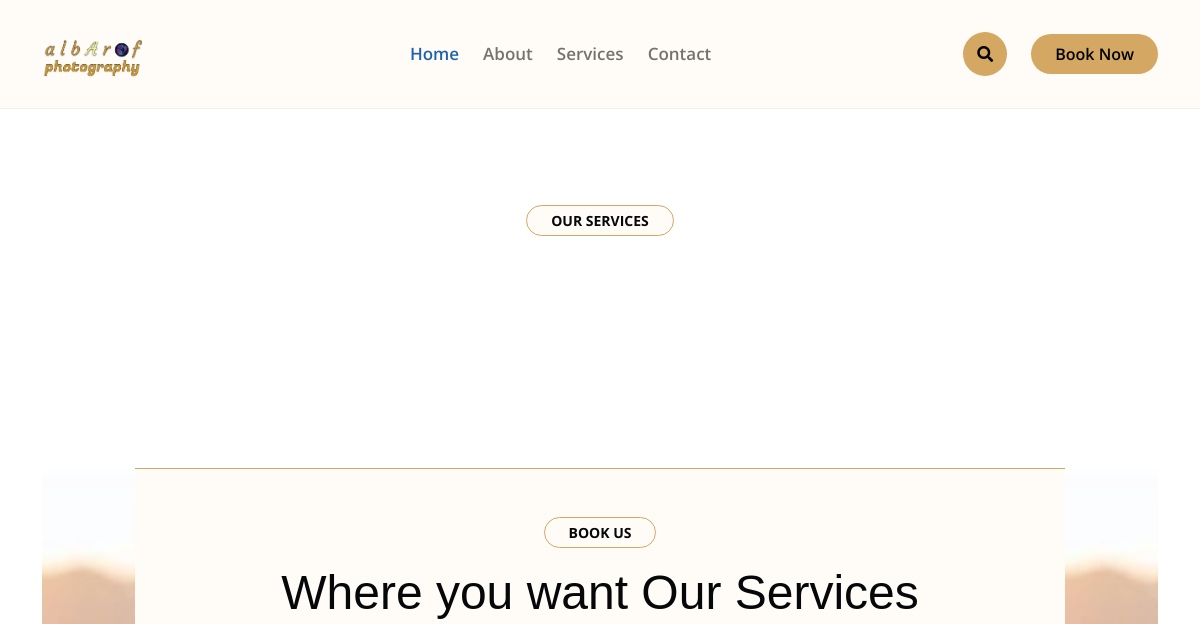
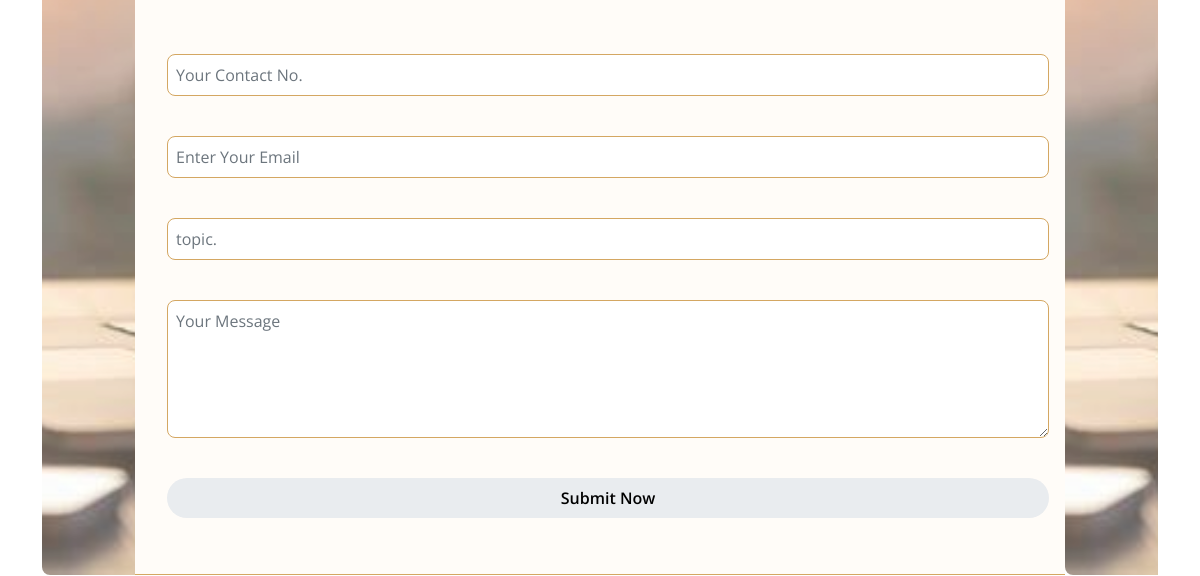
The page /2 (upper part) on the database as committed earlier (2 pictures, top to bottom).
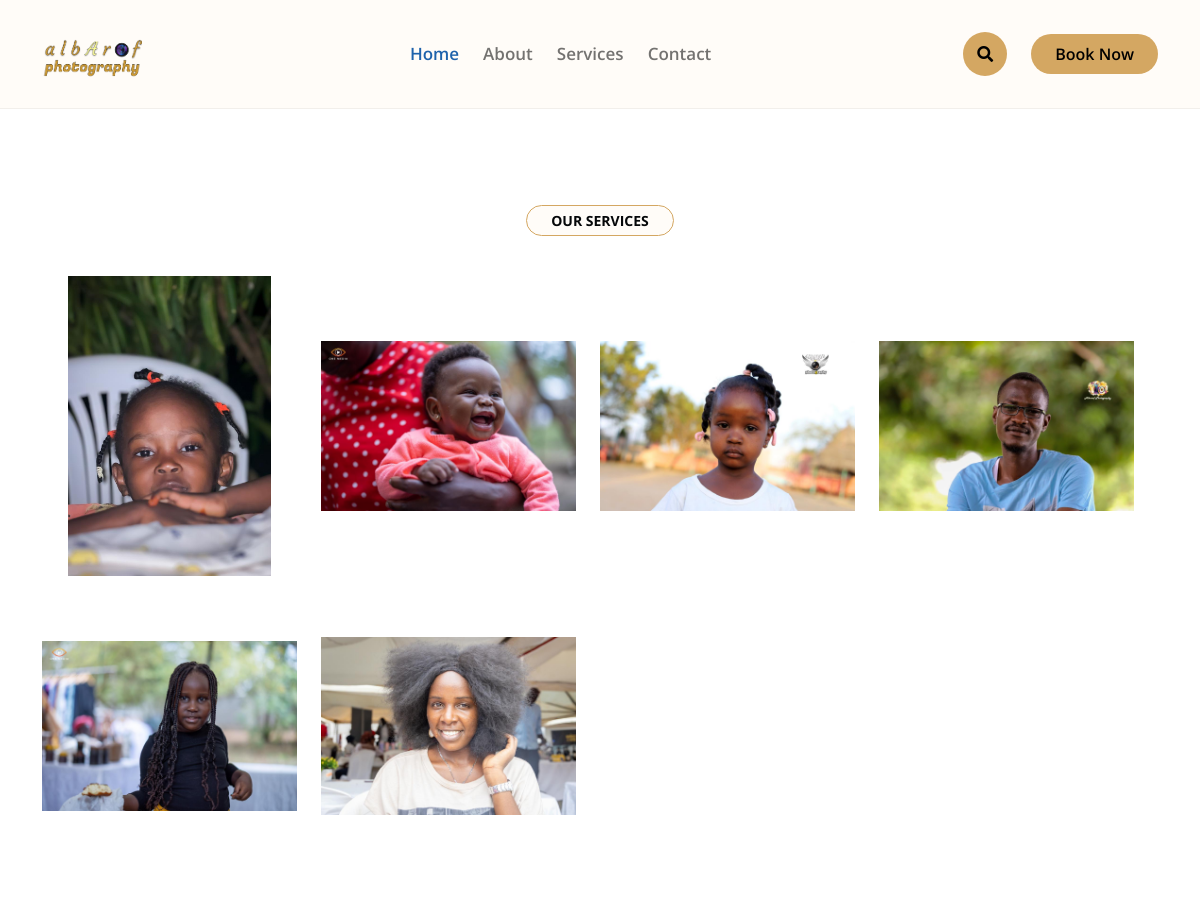
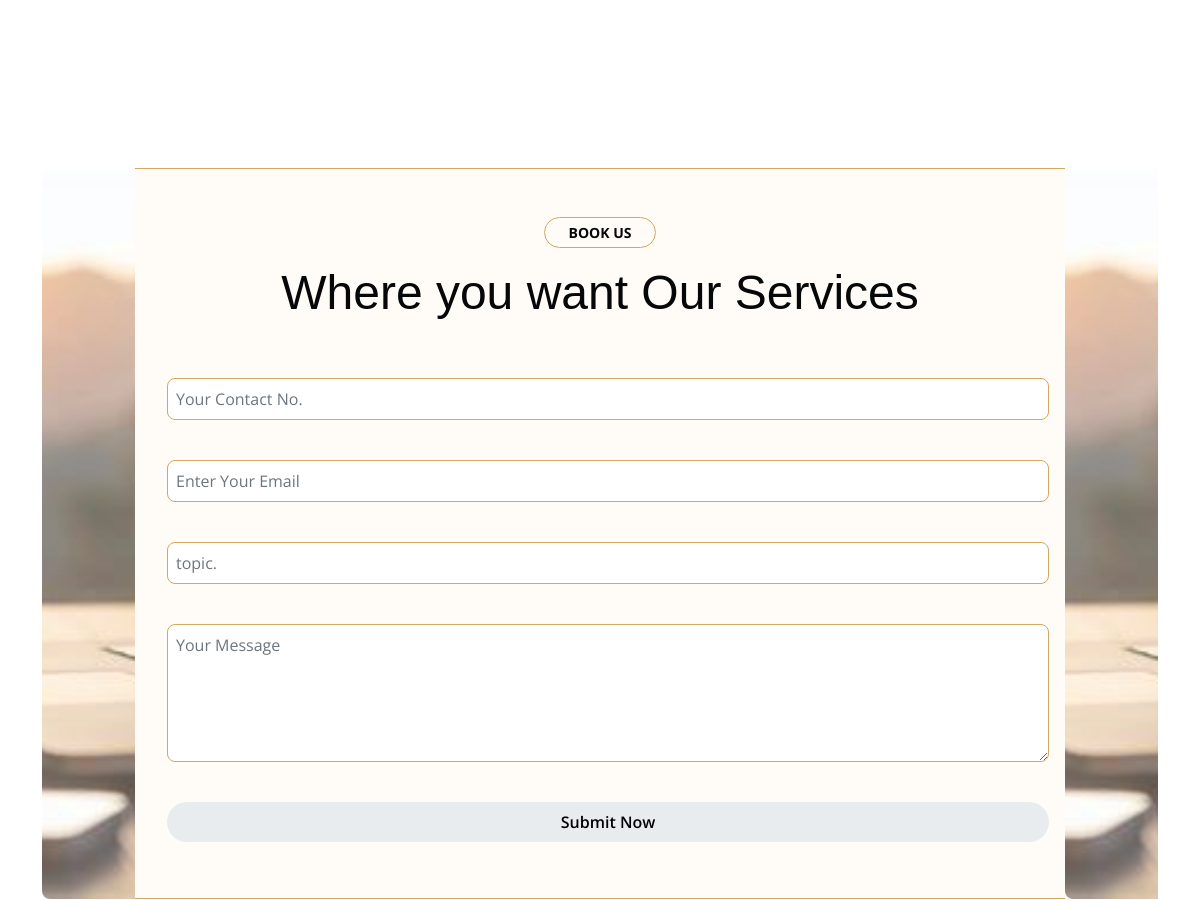
The same page on the database as committed later (2 pictures, top to bottom).
### core/models.py (models this page shows, shortened)
class SubServers(models.Model):
    Service = models.ForeignKey(Service ,  on_delete=models.CASCADE ,null=True, blank=True )
    image1 = models.ImageField(upload_to="SubServers",null=True, blank=True )
    image2 = models.ImageField(upload_to="SubServers",null=True, blank=True )
    image3 = models.ImageField(upload_to="SubServers",null=True, blank=True )
    image4 = models.ImageField(upload_to="SubServers",null=True, blank=True )
    image5 = models.ImageField(upload_to="SubServers",null=True, blank=True )
    image6 = models.ImageField(upload_to="SubServers",null=True, blank=True )
    image7 = models.ImageField(upload_to="SubServers",null=True, blank=True )
    image8 = models.ImageField(upload_to="SubServers",null=True, blank=True )
    image9 = models.ImageField(upload_to="SubServers",null=True, blank=True )
    image10 = models.ImageField(upload_to="SubServers",null=True, blank=True )
    image11 = models.ImageField(upload_to="SubServers",null=True, blank=True )
    image12 = models.ImageField(upload_to="SubServers",null=True, blank=True )
    image13 = models.ImageField(upload_to="SubServers",null=True, blank=True )
    image14 = models.ImageField(upload_to="SubServers",null=True, blank=True )
    image15 = models.ImageField(upload_to="SubServers",null=True, blank=True )
    image16 = models.ImageField(upload_to="SubServers",null=True, blank=True )
    image17 = models.ImageField(upload_to="SubServers",null=True, blank=True )
    image18 = models.ImageField(upload_to="SubServers",null=True, blank=True )
    image19 = models.ImageField(upload_to="SubServers",null=True, blank=True )
    image20 = models.ImageField(upload_to="SubServers",null=True, blank=True )
    image21 = models.ImageField(upload_to="SubServers",null=True, blank=True )
    image22 = models.ImageField(upload_to="SubServers",null=True, blank=True )
    image23 = models.ImageField(upload_to="SubServers",null=True, blank=True )
    image24 = models.ImageField(upload_to="SubServers",null=True, blank=True )
    image25 = models.ImageField(upload_to="SubServers",null=True, blank=True )
    image26 = models.ImageField(upload_to="SubServers",null=True, blank=True )
    image27 = models.ImageField(upload_to="SubServers",null=True, blank=True )
    image28 = models.ImageField(upload_to="SubServers",null=True, blank=True )
    image29 = models.ImageField(upload_to="SubServers",null=True, blank=True )
    image30 = models.ImageField(upload_to="SubServers",null=True, blank=True )
    image31 = models.ImageField(upload_to="SubServers",null=True, blank=True )
    image32 = models.ImageField(upload_to="SubServers",null=True, blank=True )
    image33 = models.ImageField(upload_to="SubServers",null=True, blank=True )
    image34 = models.ImageField(upload_to="SubServers",null=True, blank=True )
    image35 = models.ImageField(upload_to="SubServers",null=True, blank=True )
    image36 = models.ImageField(upload_to="SubServers",null=True, blank=True )
    image37 = models.ImageField(upload_to="SubServers",null=True, blank=True )
    image38 = models.ImageField(upload_to="SubServers",null=True, blank=True )
    image39 = models.ImageField(upload_to="SubServers",null=True, blank=True )
    image40 = models.ImageField(upload_to="SubServers",null=True, blank=True )

### core/views.py (the view)
# urls.py: path('<int:id>', views.subservice, name='subservice'),
def subservice(request , id ):
    subservice = SubServers.objects.filter(id=id)
    return render(request , 'core/subservices.html', { "subservice":subservice, })

### templates/core/subservices.html
{% extends "base.html" %}
{% load static %}
{% block content %}
        {% include "inc/parts/subservices.html" %}
        {% include "inc/parts/contact-us.html" %}
{% endblock content %}

### templates/inc/parts/subservices.html (shortened to what this page needs)
<div class="container-fluid service py-6" id="service-section">
  <div class="container">
    <div class="text-center wow bounceInUp" data-wow-delay="0.1s">
      <small
        class="d-inline-block fw-bold text-dark text-uppercase bg-light border border-primary rounded-pill px-4 py-1 mb-3"
        >Our Services</small
      >
    </div>
    <div class="row g-4">
      {% for item in subservice %}
            <div class="row row-cols-1 row-cols-sm-2 row-cols-md-3 row-cols-lg-4  service-content-icon service-content rounded  wow bounceInUp "  data-wow-delay="0.1s"  >
                {% if item.image1 %}
                    <div class="col ">
                      <div class="image  " style='background-image:url("{{ item.image1.url }}") ; height: 300PX;background-size: contain;background-repeat: no-repeat;background-position: center; ' >  </div>
                    </div>
                {% endif %}
                {% if item.image2 %}
                    <div class="col ">
                      <div class="image  " style='background-image:url("{{ item.image2.url }}") ;height: 300PX;background-size: contain;background-repeat: no-repeat;background-position: center;' >  </div>
                    </div>
                {% endif %}
                {% if item.image3 %}
                    <div class="col ">
                      <div class="image  " style='background-image:url("{{ item.image3.url }}") ;height: 300PX;background-size: contain;background-repeat: no-repeat;background-position: center; ' >  </div>
                    </div>
                {% endif %}
                {% if item.image4 %}
                    <div class="col ">
                      <div class="image  " style='background-image:url("{{ item.image4.url }}") ;height: 300PX;background-size: contain;background-repeat: no-repeat;background-position: center; ' >  </div>
                    </div>
                {% endif %}
                {% if item.image5 %}
                    <div class="col ">
                      <div class="image  " style='background-image:url("{{ item.image5.url }}") ;height: 300PX;background-size: contain;background-repeat: no-repeat;background-position: center; ' >  </div>
                    </div>
                {% endif %}
                {% if item.image6 %}
                    <div class="col ">
                      <div class="image  " style='background-image:url("{{ item.image6.url }}") ;height: 300PX;background-size: contain;background-repeat: no-repeat;background-position: center; ' >  </div>
                    </div>
                {% endif %}
            </div>
      {% endfor %}
    </div>
  </div>
</div>

Rows that differ between the two databases and show on the page:
now on this page (row edited): SubServers: image1 (picture), image2 (picture), image3 (picture), image4 (picture), image5 (picture), image6 (picture)
